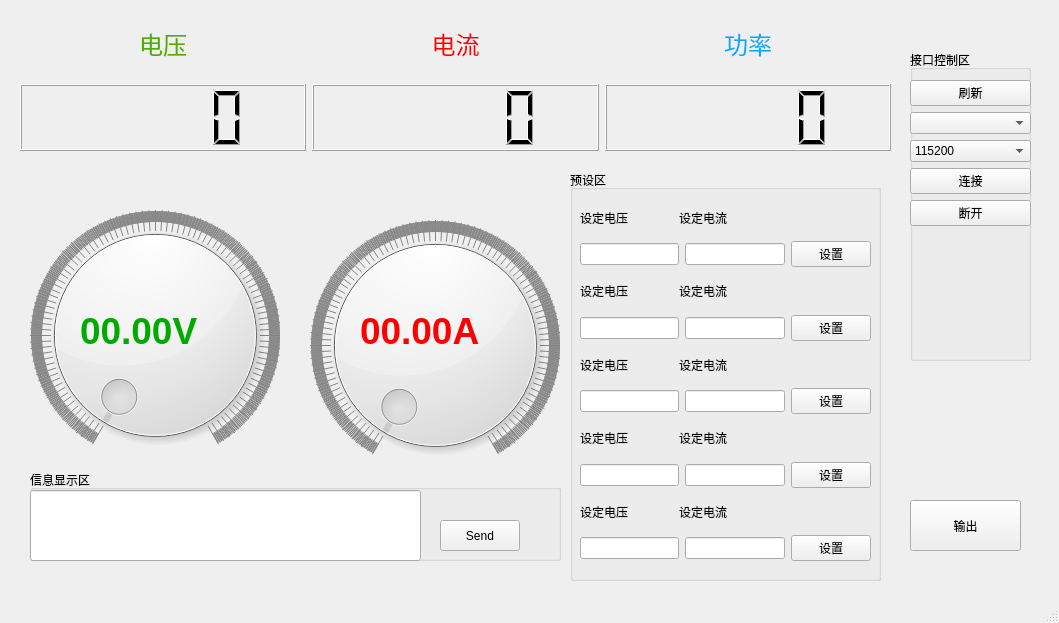
<?xml version="1.0" encoding="UTF-8"?>
<ui version="4.0">
 <class>MainWindow</class>
 <widget class="QMainWindow" name="MainWindow">
  <property name="geometry">
   <rect>
    <x>0</x>
    <y>0</y>
    <width>1059</width>
    <height>623</height>
   </rect>
  </property>
  <property name="windowTitle">
   <string>MainWindow</string>
  </property>
  <widget class="QWidget" name="centralwidget">
   <widget class="QWidget" name="verticalLayoutWidget">
    <property name="geometry">
     <rect>
      <x>20</x>
      <y>10</y>
      <width>871</width>
      <height>141</height>
     </rect>
    </property>
    <layout class="QVBoxLayout" name="verticalLayout">
     <item>
      <layout class="QHBoxLayout" name="horizontalLayout_2">
       <item>
        <widget class="QLabel" name="label1">
         <property name="text">
          <string>&lt;html&gt;&lt;head/&gt;&lt;body&gt;&lt;p&gt;&lt;span style=&quot; font-size:18pt; color:#55aa00;&quot;&gt;电压&lt;/span&gt;&lt;/p&gt;&lt;/body&gt;&lt;/html&gt;</string>
         </property>
         <property name="textFormat">
          <enum>Qt::AutoText</enum>
         </property>
         <property name="scaledContents">
          <bool>false</bool>
         </property>
         <property name="alignment">
          <set>Qt::AlignCenter</set>
         </property>
         <property name="margin">
          <number>0</number>
         </property>
         <property name="indent">
          <number>-1</number>
         </property>
         <property name="textInteractionFlags">
          <set>Qt::NoTextInteraction</set>
         </property>
        </widget>
       </item>
       <item>
        <widget class="QLabel" name="label2">
         <property name="text">
          <string>&lt;html&gt;&lt;head/&gt;&lt;body&gt;&lt;p&gt;&lt;span style=&quot; font-size:18pt; color:#ff0000;&quot;&gt;电流&lt;/span&gt;&lt;/p&gt;&lt;/body&gt;&lt;/html&gt;</string>
         </property>
         <property name="textFormat">
          <enum>Qt::AutoText</enum>
         </property>
         <property name="scaledContents">
          <bool>false</bool>
         </property>
         <property name="alignment">
          <set>Qt::AlignCenter</set>
         </property>
         <property name="margin">
          <number>0</number>
         </property>
         <property name="indent">
          <number>-1</number>
         </property>
         <property name="textInteractionFlags">
          <set>Qt::NoTextInteraction</set>
         </property>
        </widget>
       </item>
       <item>
        <widget class="QLabel" name="label3">
         <property name="text">
          <string>&lt;html&gt;&lt;head/&gt;&lt;body&gt;&lt;p&gt;&lt;span style=&quot; font-size:18pt; color:#00aaff;&quot;&gt;功率&lt;/span&gt;&lt;/p&gt;&lt;/body&gt;&lt;/html&gt;</string>
         </property>
         <property name="textFormat">
          <enum>Qt::AutoText</enum>
         </property>
         <property name="scaledContents">
          <bool>false</bool>
         </property>
         <property name="alignment">
          <set>Qt::AlignCenter</set>
         </property>
         <property name="margin">
          <number>0</number>
         </property>
         <property name="indent">
          <number>-1</number>
         </property>
         <property name="textInteractionFlags">
          <set>Qt::NoTextInteraction</set>
         </property>
        </widget>
       </item>
      </layout>
     </item>
     <item>
      <layout class="QHBoxLayout" name="horizontalLayout">
       <item>
        <widget class="QLCDNumber" name="lcd_pout"/>
       </item>
       <item>
        <widget class="QLCDNumber" name="lcd_vout">
         <property name="smallDecimalPoint">
          <bool>false</bool>
         </property>
        </widget>
       </item>
       <item>
        <widget class="QLCDNumber" name="lcd_iout"/>
       </item>
      </layout>
     </item>
    </layout>
   </widget>
   <widget class="QPushButton" name="btn_output">
    <property name="geometry">
     <rect>
      <x>910</x>
      <y>500</y>
      <width>111</width>
      <height>51</height>
     </rect>
    </property>
    <property name="text">
     <string>输出</string>
    </property>
    <property name="iconSize">
     <size>
      <width>32</width>
      <height>32</height>
     </size>
    </property>
   </widget>
   <widget class="QDial" name="dial_iout">
    <property name="geometry">
     <rect>
      <x>310</x>
      <y>220</y>
      <width>250</width>
      <height>250</height>
     </rect>
    </property>
    <property name="maximum">
     <number>5000</number>
    </property>
    <property name="wrapping">
     <bool>false</bool>
    </property>
    <property name="notchTarget">
     <double>0.700000000000000</double>
    </property>
    <property name="notchesVisible">
     <bool>true</bool>
    </property>
   </widget>
   <widget class="QGroupBox" name="groupBox">
    <property name="geometry">
     <rect>
      <x>910</x>
      <y>50</y>
      <width>121</width>
      <height>311</height>
     </rect>
    </property>
    <property name="title">
     <string>接口控制区</string>
    </property>
    <widget class="QWidget" name="verticalLayoutWidget_2">
     <property name="geometry">
      <rect>
       <x>0</x>
       <y>30</y>
       <width>121</width>
       <height>281</height>
      </rect>
     </property>
     <layout class="QVBoxLayout" name="verticalLayout_2">
      <item>
       <widget class="QPushButton" name="btn_flash">
        <property name="text">
         <string>刷新</string>
        </property>
        <property name="iconSize">
         <size>
          <width>32</width>
          <height>32</height>
         </size>
        </property>
       </widget>
      </item>
      <item>
       <widget class="QComboBox" name="cmb_port_name"/>
      </item>
      <item>
       <widget class="QComboBox" name="cmb_baud_rate">
        <item>
         <property name="text">
          <string>115200</string>
         </property>
        </item>
        <item>
         <property name="text">
          <string>57600</string>
         </property>
        </item>
        <item>
         <property name="text">
          <string>38400</string>
         </property>
        </item>
        <item>
         <property name="text">
          <string>19200</string>
         </property>
        </item>
        <item>
         <property name="text">
          <string>9600</string>
         </property>
        </item>
        <item>
         <property name="text">
          <string>4800</string>
         </property>
        </item>
        <item>
         <property name="text">
          <string>2400</string>
         </property>
        </item>
        <item>
         <property name="text">
          <string>1200</string>
         </property>
        </item>
       </widget>
      </item>
      <item>
       <widget class="QPushButton" name="btn_connect">
        <property name="text">
         <string>连接</string>
        </property>
        <property name="iconSize">
         <size>
          <width>32</width>
          <height>32</height>
         </size>
        </property>
       </widget>
      </item>
      <item>
       <widget class="QPushButton" name="btn_disconnect">
        <property name="text">
         <string>断开</string>
        </property>
        <property name="iconSize">
         <size>
          <width>32</width>
          <height>32</height>
         </size>
        </property>
       </widget>
      </item>
      <item>
       <spacer name="verticalSpacer">
        <property name="orientation">
         <enum>Qt::Vertical</enum>
        </property>
        <property name="sizeHint" stdset="0">
         <size>
          <width>20</width>
          <height>40</height>
         </size>
        </property>
       </spacer>
      </item>
     </layout>
    </widget>
   </widget>
   <widget class="QGroupBox" name="groupBox_2">
    <property name="geometry">
     <rect>
      <x>30</x>
      <y>470</y>
      <width>531</width>
      <height>91</height>
     </rect>
    </property>
    <property name="title">
     <string>信息显示区</string>
    </property>
    <widget class="QLineEdit" name="lint_send_data">
     <property name="geometry">
      <rect>
       <x>0</x>
       <y>20</y>
       <width>391</width>
       <height>71</height>
      </rect>
     </property>
    </widget>
    <widget class="QPushButton" name="btn_send">
     <property name="geometry">
      <rect>
       <x>410</x>
       <y>50</y>
       <width>80</width>
       <height>31</height>
      </rect>
     </property>
     <property name="text">
      <string>Send</string>
     </property>
    </widget>
   </widget>
   <widget class="QGroupBox" name="groupBox_3">
    <property name="geometry">
     <rect>
      <x>570</x>
      <y>170</y>
      <width>311</width>
      <height>411</height>
     </rect>
    </property>
    <property name="title">
     <string>预设区</string>
    </property>
    <widget class="QWidget" name="">
     <property name="geometry">
      <rect>
       <x>10</x>
       <y>30</y>
       <width>291</width>
       <height>361</height>
      </rect>
     </property>
     <layout class="QVBoxLayout" name="verticalLayout_8">
      <item>
       <layout class="QVBoxLayout" name="verticalLayout_3">
        <item>
         <layout class="QHBoxLayout" name="horizontalLayout_4">
          <item>
           <widget class="QLabel" name="label">
            <property name="text">
             <string>设定电压</string>
            </property>
           </widget>
          </item>
          <item>
           <widget class="QLabel" name="label_2">
            <property name="text">
             <string>设定电流</string>
            </property>
           </widget>
          </item>
          <item>
           <widget class="QLabel" name="label_3">
            <property name="text">
             <string>          </string>
            </property>
           </widget>
          </item>
         </layout>
        </item>
        <item>
         <layout class="QHBoxLayout" name="horizontalLayout_3">
          <item>
           <widget class="QLineEdit" name="lint_send_data_2"/>
          </item>
          <item>
           <widget class="QLineEdit" name="lint_send_data_3"/>
          </item>
          <item>
           <widget class="QPushButton" name="pushButton">
            <property name="text">
             <string>设置</string>
            </property>
           </widget>
          </item>
         </layout>
        </item>
       </layout>
      </item>
      <item>
       <layout class="QVBoxLayout" name="verticalLayout_4">
        <item>
         <layout class="QHBoxLayout" name="horizontalLayout_5">
          <item>
           <widget class="QLabel" name="label_4">
            <property name="text">
             <string>设定电压</string>
            </property>
           </widget>
          </item>
          <item>
           <widget class="QLabel" name="label_5">
            <property name="text">
             <string>设定电流</string>
            </property>
           </widget>
          </item>
          <item>
           <widget class="QLabel" name="label_6">
            <property name="text">
             <string/>
            </property>
           </widget>
          </item>
         </layout>
        </item>
        <item>
         <layout class="QHBoxLayout" name="horizontalLayout_6">
          <item>
           <widget class="QLineEdit" name="lint_send_data_4"/>
          </item>
          <item>
           <widget class="QLineEdit" name="lint_send_data_5"/>
          </item>
          <item>
           <widget class="QPushButton" name="pushButton_2">
            <property name="text">
             <string>设置</string>
            </property>
           </widget>
          </item>
         </layout>
        </item>
       </layout>
      </item>
      <item>
       <layout class="QVBoxLayout" name="verticalLayout_5">
        <item>
         <layout class="QHBoxLayout" name="horizontalLayout_7">
          <item>
           <widget class="QLabel" name="label_7">
            <property name="text">
             <string>设定电压</string>
            </property>
           </widget>
          </item>
          <item>
           <widget class="QLabel" name="label_8">
            <property name="text">
             <string>设定电流</string>
            </property>
           </widget>
          </item>
          <item>
           <widget class="QLabel" name="label_9">
            <property name="text">
             <string/>
            </property>
           </widget>
          </item>
         </layout>
        </item>
        <item>
         <layout class="QHBoxLayout" name="horizontalLayout_8">
          <item>
           <widget class="QLineEdit" name="lint_send_data_6"/>
          </item>
          <item>
           <widget class="QLineEdit" name="lint_send_data_7"/>
          </item>
          <item>
           <widget class="QPushButton" name="pushButton_3">
            <property name="text">
             <string>设置</string>
            </property>
           </widget>
          </item>
         </layout>
        </item>
       </layout>
      </item>
      <item>
       <layout class="QVBoxLayout" name="verticalLayout_6">
        <item>
         <layout class="QHBoxLayout" name="horizontalLayout_9">
          <item>
           <widget class="QLabel" name="label_10">
            <property name="text">
             <string>设定电压</string>
            </property>
           </widget>
          </item>
          <item>
           <widget class="QLabel" name="label_11">
            <property name="text">
             <string>设定电流</string>
            </property>
           </widget>
          </item>
          <item>
           <widget class="QLabel" name="label_12">
            <property name="text">
             <string/>
            </property>
           </widget>
          </item>
         </layout>
        </item>
        <item>
         <layout class="QHBoxLayout" name="horizontalLayout_10">
          <item>
           <widget class="QLineEdit" name="lint_send_data_8"/>
          </item>
          <item>
           <widget class="QLineEdit" name="lint_send_data_9"/>
          </item>
          <item>
           <widget class="QPushButton" name="pushButton_4">
            <property name="text">
             <string>设置</string>
            </property>
           </widget>
          </item>
         </layout>
        </item>
       </layout>
      </item>
      <item>
       <layout class="QVBoxLayout" name="verticalLayout_7">
        <item>
         <layout class="QHBoxLayout" name="horizontalLayout_11">
          <item>
           <widget class="QLabel" name="label_13">
            <property name="text">
             <string>设定电压</string>
            </property>
           </widget>
          </item>
          <item>
           <widget class="QLabel" name="label_14">
            <property name="text">
             <string>设定电流</string>
            </property>
           </widget>
          </item>
          <item>
           <widget class="QLabel" name="label_15">
            <property name="text">
             <string/>
            </property>
           </widget>
          </item>
         </layout>
        </item>
        <item>
         <layout class="QHBoxLayout" name="horizontalLayout_12">
          <item>
           <widget class="QLineEdit" name="lint_send_data_10"/>
          </item>
          <item>
           <widget class="QLineEdit" name="lint_send_data_11"/>
          </item>
          <item>
           <widget class="QPushButton" name="pushButton_5">
            <property name="text">
             <string>设置</string>
            </property>
           </widget>
          </item>
         </layout>
        </item>
       </layout>
      </item>
     </layout>
    </widget>
   </widget>
   <widget class="QDial" name="dial_vout">
    <property name="geometry">
     <rect>
      <x>30</x>
      <y>210</y>
      <width>250</width>
      <height>250</height>
     </rect>
    </property>
    <property name="layoutDirection">
     <enum>Qt::LeftToRight</enum>
    </property>
    <property name="autoFillBackground">
     <bool>false</bool>
    </property>
    <property name="inputMethodHints">
     <set>Qt::ImhNone</set>
    </property>
    <property name="maximum">
     <number>3000</number>
    </property>
    <property name="tracking">
     <bool>true</bool>
    </property>
    <property name="orientation">
     <enum>Qt::Horizontal</enum>
    </property>
    <property name="invertedAppearance">
     <bool>false</bool>
    </property>
    <property name="invertedControls">
     <bool>false</bool>
    </property>
    <property name="wrapping">
     <bool>false</bool>
    </property>
    <property name="notchTarget">
     <double>0.700000000000000</double>
    </property>
    <property name="notchesVisible">
     <bool>true</bool>
    </property>
   </widget>
   <widget class="QLabel" name="lab_vset">
    <property name="geometry">
     <rect>
      <x>80</x>
      <y>310</y>
      <width>151</width>
      <height>41</height>
     </rect>
    </property>
    <property name="text">
     <string>&lt;html&gt;&lt;head/&gt;&lt;body&gt;&lt;p&gt;&lt;span style=&quot; font-size:28pt; font-weight:600; color:#00aa00;&quot;&gt;00.00V&lt;/span&gt;&lt;/p&gt;&lt;/body&gt;&lt;/html&gt;</string>
    </property>
   </widget>
   <widget class="QLabel" name="lab_iset">
    <property name="geometry">
     <rect>
      <x>360</x>
      <y>310</y>
      <width>151</width>
      <height>41</height>
     </rect>
    </property>
    <property name="text">
     <string>&lt;html&gt;&lt;head/&gt;&lt;body&gt;&lt;p&gt;&lt;span style=&quot; font-size:28pt; font-weight:600; color:#ff0000;&quot;&gt;00.00A&lt;/span&gt;&lt;/p&gt;&lt;/body&gt;&lt;/html&gt;</string>
    </property>
   </widget>
  </widget>
  <widget class="QMenuBar" name="menubar">
   <property name="geometry">
    <rect>
     <x>0</x>
     <y>0</y>
     <width>1059</width>
     <height>25</height>
    </rect>
   </property>
  </widget>
  <widget class="QStatusBar" name="statusbar"/>
 </widget>
 <resources/>
 <connections/>
</ui>
